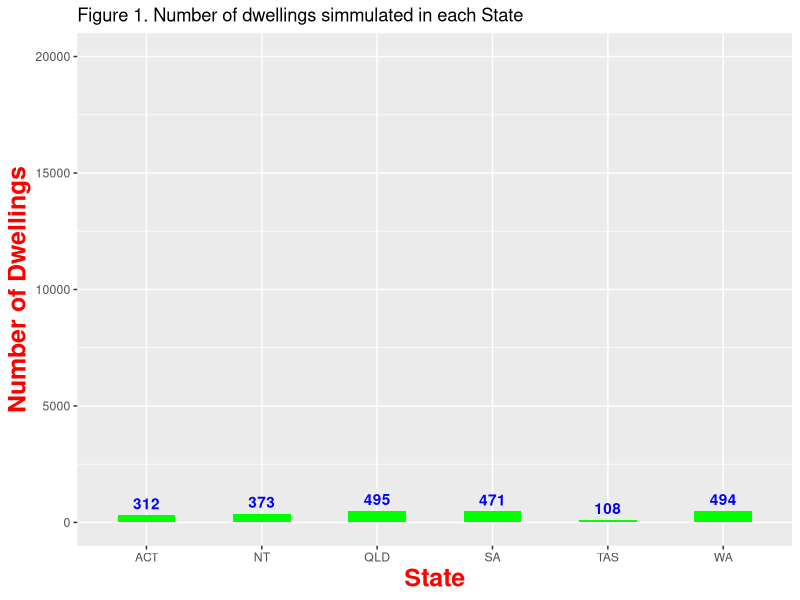
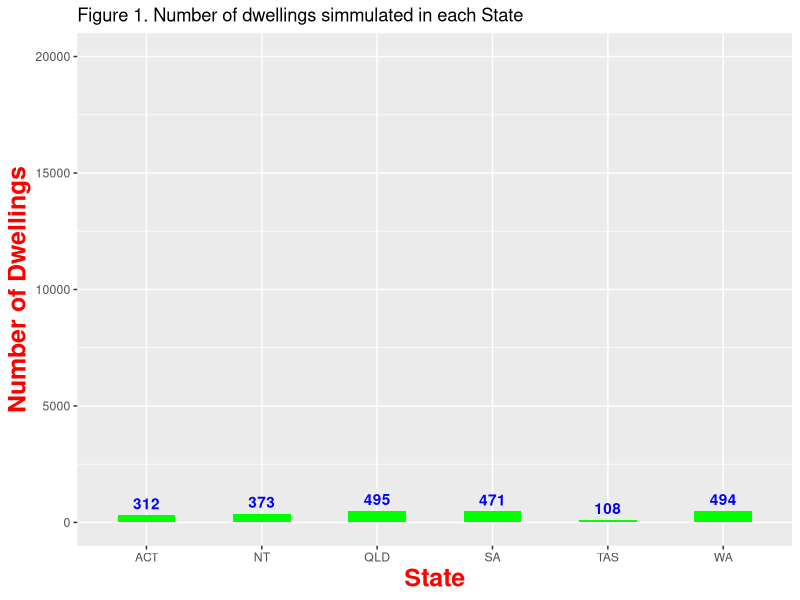

Recreate these plots in R, in order. (Note: this script raises an error after producing the figures.)
## ---- chunk 1
library(tidyverse)
gapminder <- read.csv("res/Result2_Orig_Clean_AllState.csv") %>% group_by(State) %>%
  summarise(DwellingNo = n())
figureX <- ggplot(
  data = gapminder, 
  mapping = aes(x = State, y = DwellingNo,  label = DwellingNo,
                col.lab="red", cex.axis = 3, cex.lab = 4)
) +
  geom_col(fill = "green", width = 0.5) +
  geom_text(aes(label = DwellingNo), colour ="blue", vjust = -0.5, fontface = "bold") +
  labs(title = "Figure 1. Number of dwellings simmulated in each State",
       x = "State",
       y = "Number of Dwellings"
  ) +
  ylim(0, 20000) +
  theme(axis.title = element_text(colour = "red", face = "bold", size = 18))
figureX  
ggsave("fig/Figure_X.png", plot = figureX)
## ---- chunk 2
knitr::include_graphics("fig/Figure_1.png")
